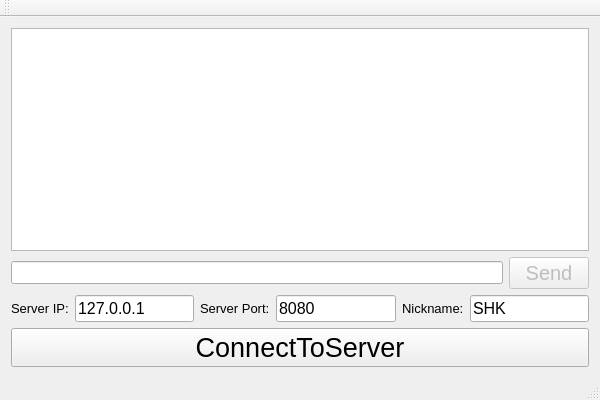
<?xml version="1.0" encoding="UTF-8"?>
<ui version="4.0">
 <class>ClientDlgClass</class>
 <widget class="QMainWindow" name="ClientDlgClass">
  <property name="geometry">
   <rect>
    <x>0</x>
    <y>0</y>
    <width>600</width>
    <height>400</height>
   </rect>
  </property>
  <property name="windowTitle">
   <string>ChatRoom</string>
  </property>
  <widget class="QWidget" name="centralWidget">
   <layout class="QVBoxLayout" name="verticalLayout">
    <item>
     <widget class="QListWidget" name="listWidget"/>
    </item>
    <item>
     <layout class="QHBoxLayout" name="horizontalLayout_2">
      <item>
       <widget class="QLineEdit" name="lineEditSend">
        <property name="font">
         <font>
          <pointsize>10</pointsize>
         </font>
        </property>
       </widget>
      </item>
      <item>
       <widget class="QPushButton" name="pushButtonSend">
        <property name="enabled">
         <bool>false</bool>
        </property>
        <property name="font">
         <font>
          <pointsize>15</pointsize>
         </font>
        </property>
        <property name="text">
         <string>Send</string>
        </property>
       </widget>
      </item>
     </layout>
    </item>
    <item>
     <layout class="QHBoxLayout" name="horizontalLayout">
      <item>
       <widget class="QLabel" name="labelIP">
        <property name="font">
         <font>
          <pointsize>10</pointsize>
         </font>
        </property>
        <property name="text">
         <string>Server IP:</string>
        </property>
       </widget>
      </item>
      <item>
       <widget class="QLineEdit" name="lineEditIP">
        <property name="font">
         <font>
          <pointsize>12</pointsize>
         </font>
        </property>
        <property name="text">
         <string>127.0.0.1</string>
        </property>
       </widget>
      </item>
      <item>
       <widget class="QLabel" name="labelPort">
        <property name="font">
         <font>
          <pointsize>10</pointsize>
         </font>
        </property>
        <property name="text">
         <string>Server Port:</string>
        </property>
       </widget>
      </item>
      <item>
       <widget class="QLineEdit" name="lineEditPort">
        <property name="font">
         <font>
          <pointsize>12</pointsize>
         </font>
        </property>
        <property name="text">
         <string>8080</string>
        </property>
       </widget>
      </item>
      <item>
       <widget class="QLabel" name="labelNickname">
        <property name="font">
         <font>
          <pointsize>10</pointsize>
         </font>
        </property>
        <property name="text">
         <string>Nickname:</string>
        </property>
       </widget>
      </item>
      <item>
       <widget class="QLineEdit" name="lineEditNickname">
        <property name="font">
         <font>
          <pointsize>12</pointsize>
         </font>
        </property>
        <property name="text">
         <string>SHK</string>
        </property>
       </widget>
      </item>
     </layout>
    </item>
    <item>
     <widget class="QPushButton" name="pushButtonConnect">
      <property name="font">
       <font>
        <pointsize>20</pointsize>
       </font>
      </property>
      <property name="text">
       <string>ConnectToServer</string>
      </property>
     </widget>
    </item>
   </layout>
  </widget>
  <widget class="QMenuBar" name="menuBar">
   <property name="geometry">
    <rect>
     <x>0</x>
     <y>0</y>
     <width>600</width>
     <height>23</height>
    </rect>
   </property>
  </widget>
  <widget class="QToolBar" name="mainToolBar">
   <attribute name="toolBarArea">
    <enum>TopToolBarArea</enum>
   </attribute>
   <attribute name="toolBarBreak">
    <bool>false</bool>
   </attribute>
  </widget>
  <widget class="QStatusBar" name="statusBar"/>
 </widget>
 <layoutdefault spacing="6" margin="11"/>
 <tabstops>
  <tabstop>lineEditIP</tabstop>
  <tabstop>lineEditPort</tabstop>
  <tabstop>lineEditNickname</tabstop>
  <tabstop>pushButtonConnect</tabstop>
  <tabstop>lineEditSend</tabstop>
  <tabstop>pushButtonSend</tabstop>
  <tabstop>listWidget</tabstop>
 </tabstops>
 <resources>
  <include location="ClientDlg.qrc"/>
 </resources>
 <connections/>
</ui>
